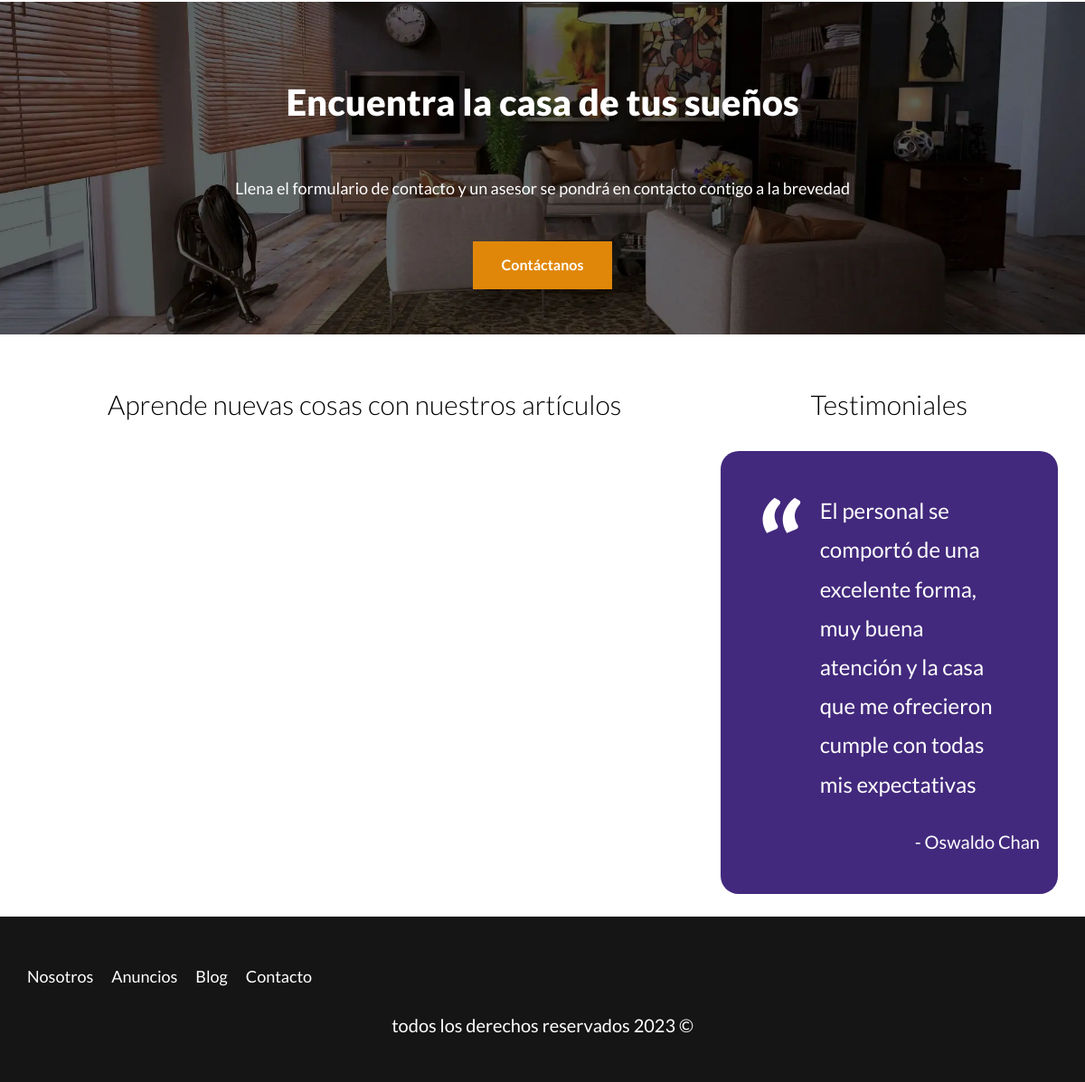
Before: / (lower part) with the older database file.
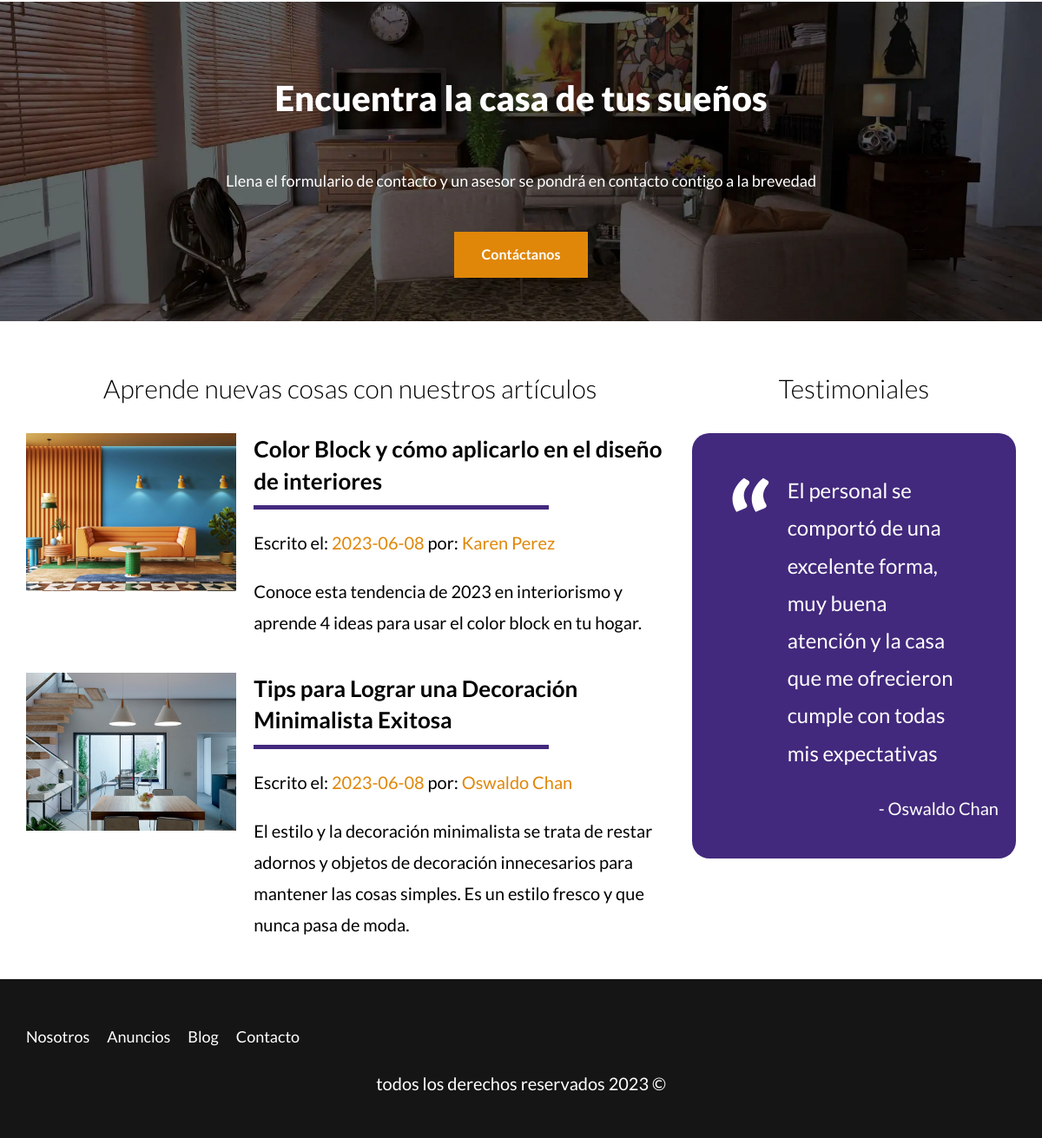
After: the same page with the newer database file.
### tables this page shows
CREATE TABLE `blog` (
  `id` int NOT NULL AUTO_INCREMENT,
  `autor` int NOT NULL,
  `fecha` date DEFAULT NULL,
  `titulo` varchar(80) DEFAULT NULL,
  `descripcion` longtext,
  `contenido` longtext,
  `imagen` varchar(200) DEFAULT NULL,
  PRIMARY KEY (`id`),
  KEY `fk_blog_usuarios_idx` (`autor`) USING BTREE,
  CONSTRAINT `blog_ibfk_1` FOREIGN KEY (`autor`) REFERENCES `vendedores` (`id`)
);

CREATE TABLE `vendedores` (
  `id` int NOT NULL AUTO_INCREMENT,
  `name` varchar(45) DEFAULT NULL,
  `apellido` varchar(45) DEFAULT NULL,
  `telefono` varchar(10) DEFAULT NULL,
  PRIMARY KEY (`id`)
);

### models/ActiveRecord.php (called while the page is built, shortened)
<?php
class ActiveRecord {
    protected static $db;
    protected static $table = '';
    public static function setDB($db) {
        self::$db = $db;
    }
    public static function get($limit) {
        $query = "SELECT * FROM ".static::$table." LIMIT ".$limit;
        $result = self::SQLQuery($query);
        return $result;
    }
    public static function all() {
        $query = "SELECT * FROM ".static::$table;
        $result = self::SQLQuery($query);
        return $result;
    }
    public static function SQLQuery($query) {
        $result = self::$db->query($query);
        $array = [];
        while ($record = $result->fetch_assoc()) {
            $array[] = static::createObject($record);
        }
        return $array;
    }
    protected static function createObject($record) {
        $object = new static;
        foreach ($record as $key => $value) {
            $propertyName = static::getPropertyForColumn($key);
            if (property_exists($object, $propertyName)) {
                $object->$propertyName = $value;
            }
        }
        return $object;
    }
}

### controllers/PageController.php (called while the page is built, shortened)
<?php
class PageController {
    public static function index(Router $router) {
        $properties = Property::get(3);
        $blog = Article::get(2);
        $sellers = Seller::all();
        $router->view('pages/index', [
            'inicio' => true,
            'properties' => $properties,
            'blog' => $blog,
            'sellers' => $sellers
        ]);
    }
}

### public/index.php (called while the page is built, shortened)
<?php
$router = new Router();
$router->get('/admin', [PropertyController::class, 'index']);
$router->get('/properties/create', [PropertyController::class, 'create']);
$router->post('/properties/create', [PropertyController::class, 'create']);
$router->get('/properties/update', [PropertyController::class, 'update']);
$router->post('/properties/update', [PropertyController::class, 'update']);
$router->post('/properties/delete', [PropertyController::class, 'delete']);
$router->get('/sellers/create', [SellerController::class, 'create']);
$router->post('/sellers/create', [SellerController::class, 'create']);
$router->get('/sellers/update', [SellerController::class, 'update']);
$router->post('/sellers/update', [SellerController::class, 'update']);
$router->post('/sellers/delete', [SellerController::class, 'delete']);
$router->get('/blog/create', [ArticleController::class, 'create']);
$router->post('/blog/create', [ArticleController::class, 'create']);
$router->get('/blog/update', [ArticleController::class, 'update']);
$router->post('/blog/update', [ArticleController::class, 'update']);
$router->post('/blog/delete', [ArticleController::class, 'delete']);
$router->get('/', [PageController::class, 'index']);
$router->get('/about-us', [PageController::class, 'about_us']);
$router->get('/properties', [PageController::class, 'properties']);
$router->get('/property', [PageController::class, 'property']);
$router->get('/blog', [PageController::class, 'blog']);
$router->get('/article', [PageController::class, 'article']);
$router->get('/contact', [PageController::class, 'contact']);
$router->post('/contact', [PageController::class, 'contact']);
$router->checkRoutes();

### models/Article.php (called while the page is built, shortened)
<?php
class Article extends ActiveRecord {
    protected static function getPropertyForColumn($column) {
        switch ($column) {
            case 'id':
                return 'id';
            case 'autor':
                return 'author';
            case 'fecha':
                return 'date';
            case 'titulo':
                return 'title';
            case 'descripcion':
                return 'description';
            case 'contenido':
                return 'content';
            case 'imagen':
                return 'image';
        }
    }
}

### models/Seller.php (called while the page is built, shortened)
<?php
class Seller extends ActiveRecord{
    protected static function getPropertyForColumn($column) {
        switch ($column) {
            case 'id':
                return 'id';
            case 'name':
                return 'name';
            case 'apellido':
                return 'surname';
            case 'telefono':
                return 'phone';
        }
    }
}

### views/pages/blog-list.php
<?php foreach($blog as $article): ?>
        <article class="blog-post">
            <div class="image">
                <img loading="lazy" src="/img/<?php echo $article->image ?>" alt="article image">
            </div>
            <div class="text-post">
                <a href="/article?id=<?php echo $article->id ?>">
                    <h4><?php echo $article->title ?></h4>
                    <p class="meta-info">Escrito el: <span><?php echo $article->date ?></span> por:
                    <span>
                        <?php foreach($sellers as $seller): ?>
                            <?php if($seller->id == $article->author): ?>
                                <?php echo $seller->name." ".$seller->surname; ?>
                            <?php endif; ?>
                        <?php endforeach; ?>
                    </span></p>
                    <p><?php echo $article->description ?></p>
                </a>
            </div>
        </article>
    <?php endforeach; ?>

Changed rows visible on the page:
added blog: imagen (picture), titulo "Color Block y cómo aplicarlo en el diseño de interiores", fecha "2023-06-08", descripcion "Conoce esta tendencia de 2023 en interiorismo y aprende 4 ideas para usar el color block en tu hogar."
now on this page (row unchanged): vendedores: name "Karen", apellido "Perez", shown under "Color Block y cómo aplicarlo en el diseño de interiores"
added blog: imagen (picture), titulo "Tips para Lograr una Decoración Minimalista Exitosa", fecha "2023-06-08", descripcion "El estilo y la decoración minimalista se trata de restar adornos y objetos de decoración innecesarios para mantener las cosas simples. Es un estilo fresco y que nunca pasa de moda."
now on this page (row edited): vendedores: name "Oswaldo", apellido "Chan", shown under "Tips para Lograr una Decoración Minimalista Exitosa"
